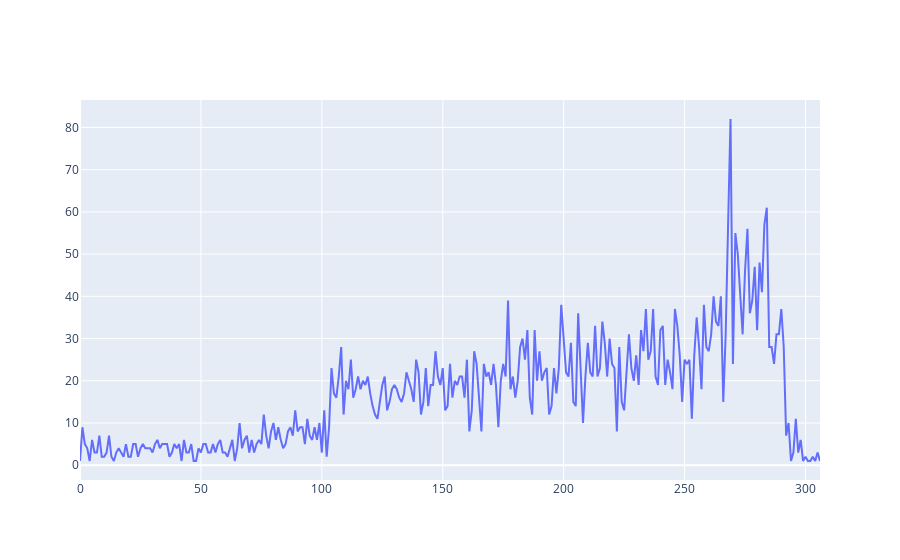

The code cell stored with this chart in its notebook:
### Code cell
# Monthly Sales, line graphic
configure_plotly_browser_state()



# Criando variáveis de check_in realizados ao longo do tempo
x = df['check_in'].index


y = df.groupby(by = 'check_in').check_in.count()
#check_in_count = df.check_in.value_counts()


# Criando variáveis de número de hóspedes
#num_pessoas_hosp = df.groupby(by='num_pessoas').y.count()
#num_pessoas_freq = num_pessoas_hosp.index
#num_pessoas_count = num_pessoas_freq.values


# Criando a estrutura do gráfico
fig = go.Figure()
fig.add_trace(go.Scatter(x=x, y=y,
                    mode='lines',
                    name='Check_freq'))


fig.show()

#data = [go.Scatter(x = check_in_mes.index,
 #                  y = check_in_mes.values)]
#py.iplot(data)

# Its an option to see the sales over the time, but we will do it again with bar graphs

### Figure 1 — Plotly figure (JSON) as saved in the notebook; plotly's stock layout.template omitted (floating-point values rounded to 4 significant figures; data arrays with more than 128 entries replaced by an {"elided": "..."} marker saying what was removed)
{"data": [{"y": {"elided": "307 int values"}, "x": {"elided": "5192 int values"}, "type": "scatter", "mode": "lines", "name": "Check_freq"}], "layout": {}}
